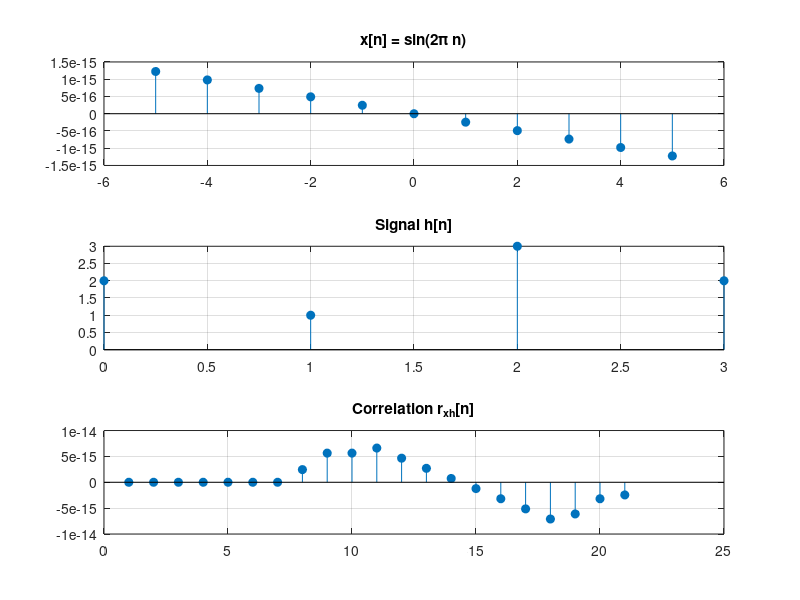

This chart was generated by the following MATLAB code:
% Question 3: Write a MATLAB program to compute the cross-correlation
% between x[n] = sin(2*pi*n), n = -5:5 and h[n] = [2 1 3 2] using xcorr(), and plot
% the results.

clc;
clear;
close all;
n = -5:5;
x = sin(2*pi*n);
h = [2 1 3 2];
y = xcorr(x, h);
subplot(3,1,1);
stem(n, x, 'filled');
title('x[n] = sin(2\pi n)');
grid on;
subplot(3,1,2);
stem(0:length(h)-1, h, 'filled');
title('Signal h[n]');
grid on;
subplot(3,1,3);
stem(y, 'filled');
title('Correlation r_{xh}[n]');
grid on;
